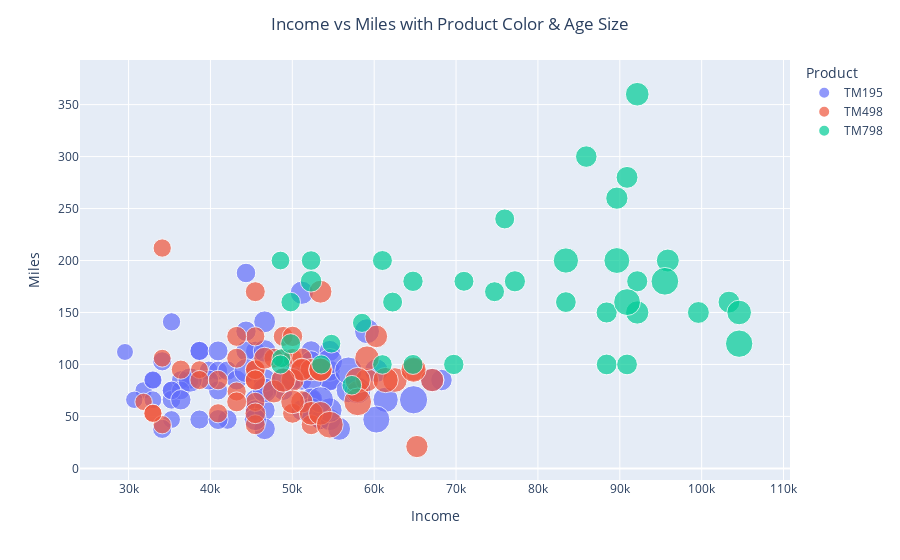

The code cell stored with this chart in its notebook:
### Markdown cell above
# 1️⃣2️⃣ Interactive Plotly Chart (Income vs Miles)

### Code cell
fig = px.scatter(df, x='Income', y='Miles', color='Product', size='Age', hover_data=['Gender', 'Education'])
fig.update_layout(title="Income vs Miles with Product Color & Age Size", title_x=0.5)
fig.show()

### Figure 1 — Plotly figure (JSON) as saved in the notebook; plotly's stock layout.template omitted (floating-point values rounded to 4 significant figures; data arrays with more than 128 entries replaced by an {"elided": "..."} marker saying what was removed)
{"data": [{"customdata": {"elided": "80x2 mixed values"}, "hovertemplate": "Product=TM195<br>Income=%{x}<br>Miles=%{y}<br>Age=%{marker.size}<br>Gender=%{customdata[0]}<br>Education=%{customdata[1]}<extra></extra>", "legendgroup": "TM195", "marker": {"color": "#636efa", "size": [18, 19, 19, 19, 20, 20, 21, 21, 21, 21, 22, 22, 22, 22, 23, 23, 23, 23, 23, 23, 23, 23, 24, 24, 24, 24, 24, 25, 25, 25, 25, 25, 25, 25, 26, 26, 26, 26, 26, 26, 26, 27, 27, 27, 28, 28, 28, 28, 28, 28, 29, 29, 29, 30, 30, 31, 31, 32, 32, 33, 33, 34, 34, 35, 35, 35, 36, 37, 38, 38, 38, 38, 39, 40, 41, 43, 44, 46, 47, 50], "sizemode": "area", "sizeref": 0.125, "symbol": "circle"}, "mode": "markers", "name": "TM195", "orientation": "v", "showlegend": true, "type": "scatter", "x": [29562, 31836, 30699, 32973, 35247, 32973, 35247, 32973, 35247, 37521, 36384, 35247, 36384, 35247, 38658, 40932, 34110, 39795, 38658, 34110, 38658, 40932, 42069, 44343, 45480, 42069, 46617, 48891, 45480, 53439, 39795, 40932, 40932, 43206, 44343, 52302, 53439, 51165, 36384, 44343, 50028, 45480, 54576, 45480, 46617, 52302, 52302, 54576, 54576, 51165, 68220, 46617, 50028, 46617, 54576, 54576, 45480, 46617, 52302, 55713, 46617, 51165, 52302, 48891, 60261, 67083, 44343, 37521, 46617, 54576, 52302, 56850, 59124, 61398, 54576, 53439, 57987, 60261, 56850, 64809], "xaxis": "x", "y": [112, 75, 66, 85, 47, 66, 75, 85, 141, 85, 85, 66, 75, 75, 47, 75, 103, 94, 113, 38, 113, 94, 94, 188, 113, 47, 75, 75, 56, 47, 85, 113, 47, 85, 113, 113, 47, 85, 66, 132, 85, 66, 85, 56, 56, 66, 103, 94, 113, 56, 85, 38, 94, 141, 85, 47, 47, 113, 85, 38, 85, 169, 66, 85, 94, 85, 94, 85, 75, 56, 56, 75, 132, 66, 103, 66, 75, 47, 94, 66], "yaxis": "y"}, {"customdata": [["Male", 14], ["Male", 14], ["Female", 14], ["Male", 14], ["Female", 14], ["Male", 16], ["Male", 12], ["Male", 14], ["Male", 14], ["Female", 16], ["Male", 16], ["Female", 16], ["Female", 14], ["Male", 16], ["Female", 14], ["Male", 14], ["Female", 16], ["Female", 14], ["Female", 14], ["Male", 16], ["Female", 14], ["Male", 14], ["Female", 14], ["Male", 14], ["Male", 14], ["Male", 16], ["Female", 14], ["Male", 14], ["Female", 16], ["Female", 16], ["Male", 16], ["Male", 14], ["Female", 14], ["Female", 14], ["Female", 13], ["Male", 16], ["Female", 16], ["Female", 18], ["Male", 16], ["Male", 16], ["Male", 13], ["Female", 16], ["Male", 16], ["Female", 16], ["Female", 18], ["Female", 16], ["Male", 16], ["Male", 15], ["Female", 14], ["Male", 16], ["Female", 16], ["Male", 16], ["Female", 16], ["Female", 16], ["Male", 16], ["Female", 16], ["Female", 16], ["Male", 16], ["Male", 16], ["Male", 16]], "hovertemplate": "Product=TM498<br>Income=%{x}<br>Miles=%{y}<br>Age=%{marker.size}<br>Gender=%{customdata[0]}<br>Education=%{customdata[1]}<extra></extra>", "legendgroup": "TM498", "marker": {"color": "#EF553B", "size": [19, 20, 20, 20, 21, 21, 21, 23, 23, 23, 23, 23, 23, 23, 24, 24, 24, 25, 25, 25, 25, 25, 25, 25, 25, 25, 25, 25, 26, 26, 26, 27, 29, 30, 30, 31, 31, 31, 32, 32, 33, 33, 33, 33, 33, 34, 34, 34, 35, 35, 35, 35, 37, 38, 38, 40, 40, 40, 45, 48], "sizemode": "area", "sizeref": 0.125, "symbol": "circle"}, "mode": "markers", "name": "TM498", "orientation": "v", "showlegend": true, "type": "scatter", "x": [31836, 32973, 34110, 38658, 34110, 34110, 32973, 36384, 38658, 45480, 45480, 43206, 40932, 45480, 40932, 48891, 50028, 45480, 43206, 52302, 47754, 45480, 43206, 45480, 43206, 50028, 45480, 48891, 45480, 50028, 51165, 45480, 51165, 57987, 46617, 52302, 51165, 65220, 60261, 53439, 53439, 50028, 51165, 53439, 47754, 64809, 59124, 67083, 52302, 53439, 50028, 53439, 48891, 62535, 59124, 61398, 57987, 64809, 54576, 57987], "xaxis": "x", "y": [64, 53, 106, 95, 212, 42, 53, 95, 85, 95, 127, 74, 53, 64, 85, 106, 106, 85, 127, 42, 106, 95, 64, 170, 106, 53, 42, 127, 85, 127, 106, 53, 95, 74, 106, 95, 64, 21, 127, 95, 170, 85, 95, 95, 74, 95, 85, 85, 53, 53, 64, 95, 85, 85, 106, 85, 85, 95, 42, 64], "yaxis": "y"}, {"customdata": [["Male", 14], ["Male", 16], ["Male", 18], ["Male", 16], ["Female", 18], ["Male", 16], ["Male", 16], ["Male", 18], ["Female", 16], ["Male", 16], ["Male", 16], ["Male", 16], ["Female", 18], ["Male", 18], ["Male", 18], ["Male", 18], ["Male", 20], ["Female", 21], ["Male", 16], ["Male", 16], ["Male", 18], ["Male", 21], ["Female", 18], ["Male", 18], ["Male", 18], ["Male", 18], ["Male", 14], ["Female", 16], ["Male", 18], ["Male", 18], ["Male", 16], ["Female", 18], ["Male", 16], ["Male", 16], ["Male", 18], ["Male", 21], ["Male", 18], ["Male", 16], ["Male", 18], ["Male", 18]], "hovertemplate": "Product=TM798<br>Income=%{x}<br>Miles=%{y}<br>Age=%{marker.size}<br>Gender=%{customdata[0]}<br>Education=%{customdata[1]}<extra></extra>", "legendgroup": "TM798", "marker": {"color": "#00cc96", "size": [22, 22, 22, 23, 23, 23, 24, 24, 24, 24, 25, 25, 25, 25, 25, 25, 25, 26, 26, 27, 27, 27, 28, 28, 28, 29, 29, 30, 30, 30, 31, 33, 34, 35, 38, 40, 42, 45, 47, 48], "sizemode": "area", "sizeref": 0.125, "symbol": "circle"}, "mode": "markers", "name": "TM798", "orientation": "v", "showlegend": true, "type": "scatter", "x": [48658, 54781, 48556, 58516, 53536, 48556, 61006, 57271, 52291, 49801, 49801, 62251, 61006, 64741, 70966, 75946, 74701, 69721, 64741, 83416, 88396, 90886, 92131, 77191, 88396, 52290, 85906, 90886, 103336, 99601, 89641, 95866, 92131, 92131, 104581, 83416, 89641, 90886, 104581, 95508], "xaxis": "x", "y": [106, 120, 200, 140, 100, 100, 100, 80, 200, 160, 120, 160, 200, 100, 180, 240, 170, 100, 180, 160, 100, 100, 180, 180, 150, 180, 300, 280, 160, 150, 260, 200, 150, 360, 150, 200, 200, 160, 120, 180], "yaxis": "y"}], "layout": {"autosize": true, "legend": {"itemsizing": "constant", "title": {"text": "Product"}, "tracegroupgap": 0}, "margin": {"t": 60}, "title": {"text": "Income vs Miles with Product Color & Age Size", "x": 0.5}, "xaxis": {"anchor": "y", "autorange": true, "domain": [0, 1], "range": [24370.0, 110300.0], "title": {"text": "Income"}, "type": "linear"}, "yaxis": {"anchor": "x", "autorange": true, "domain": [0, 1], "range": [-25.13, 407.7], "title": {"text": "Miles"}, "type": "linear"}}}
